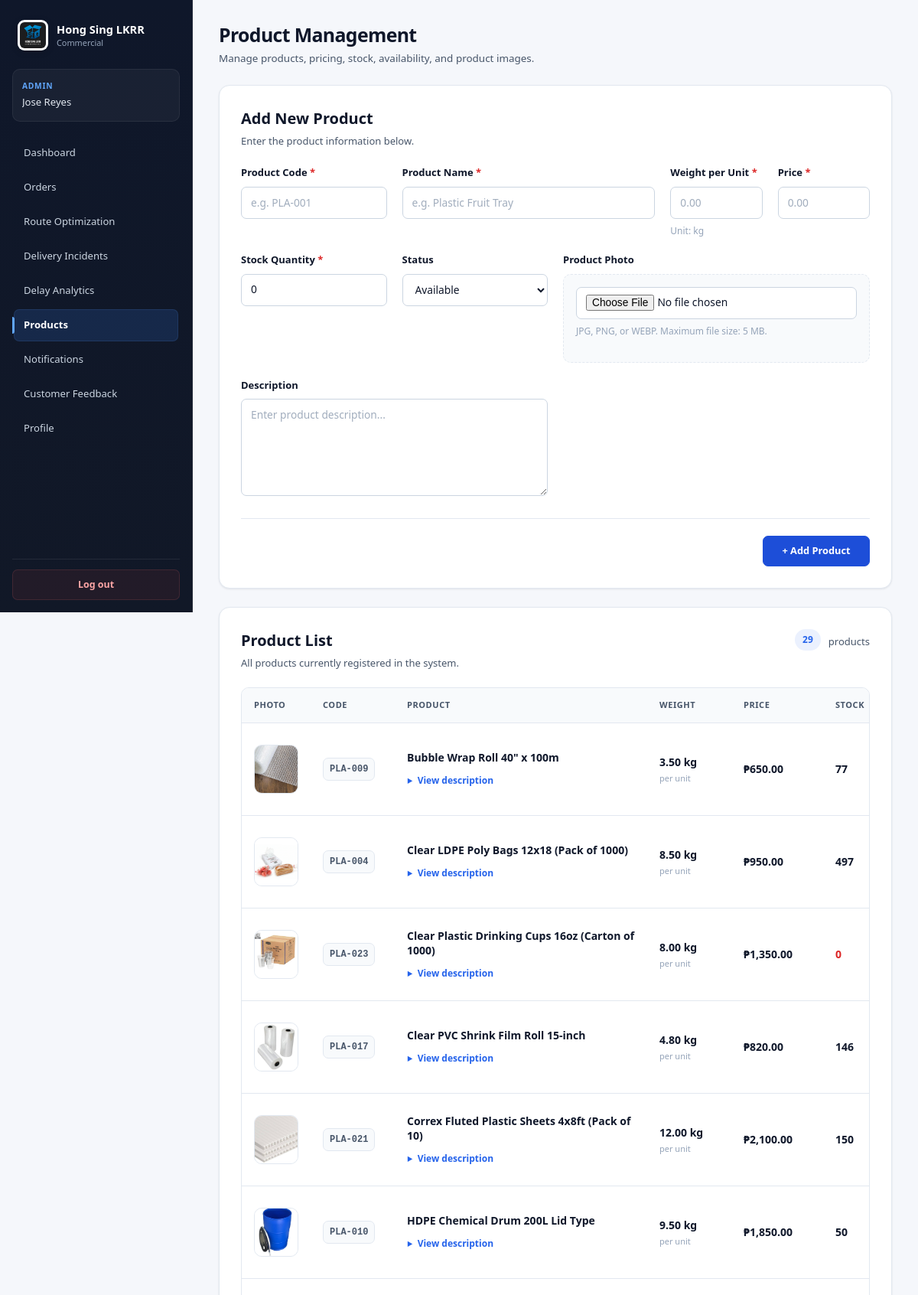
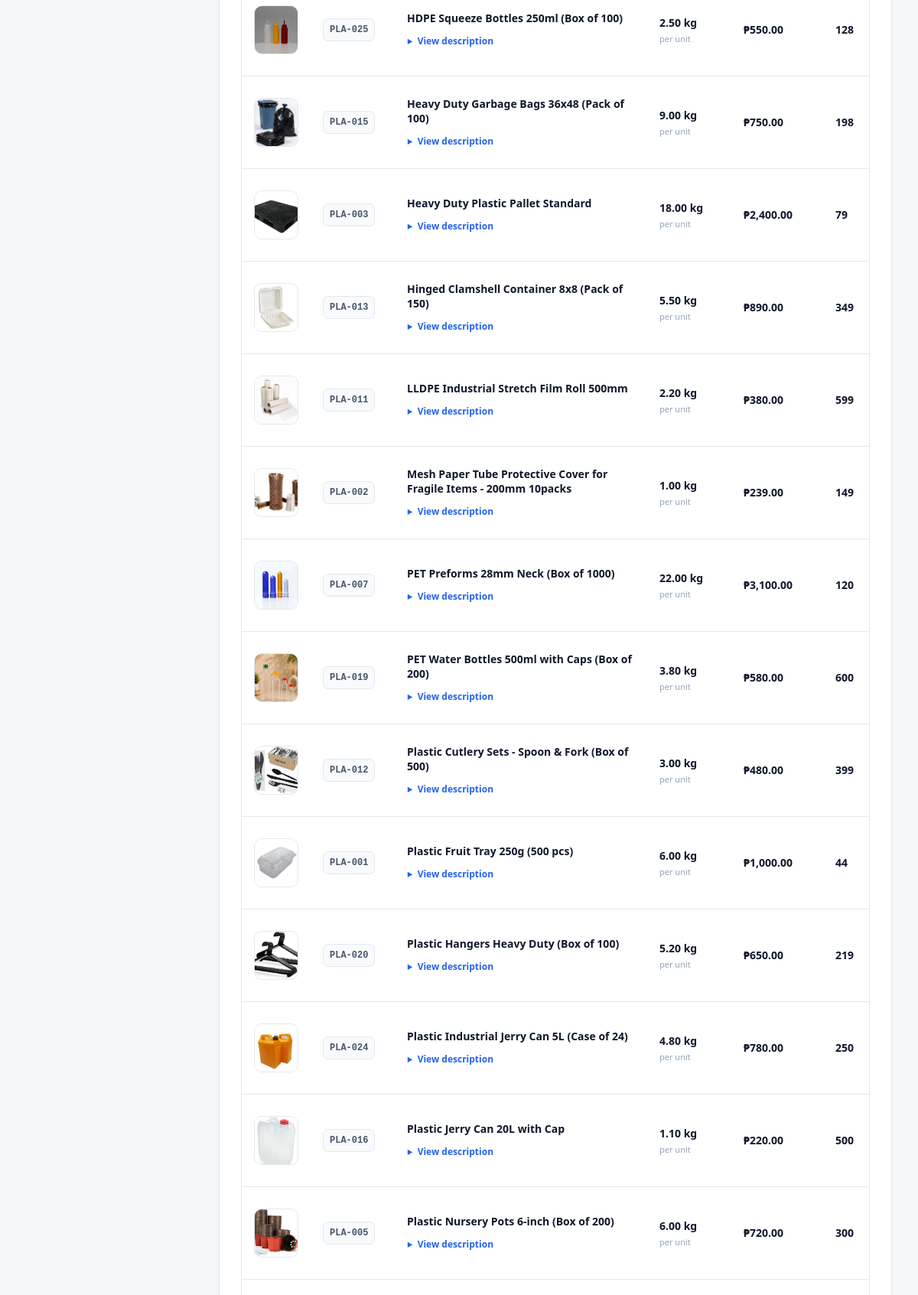
Page /admin/products.php (signed in, upper part) on the committed database (2 pictures, top to bottom).
### tables this page shows
CREATE TABLE `product` (
  `product_id` int(11) NOT NULL,
  `product_code` varchar(50) DEFAULT NULL,
  `product_name` varchar(150) NOT NULL,
  `description` text DEFAULT NULL,
  `product_image` varchar(255) DEFAULT NULL,
  `price` decimal(10,2) NOT NULL DEFAULT 0.00,
  `weight_kg` decimal(10,2) NOT NULL DEFAULT 0.00,
  `stock_quantity` int(11) NOT NULL DEFAULT 0,
  `status` enum('Available','Unavailable') NOT NULL DEFAULT 'Available',
  `created_at` datetime NOT NULL DEFAULT current_timestamp(),
  `updated_at` datetime NOT NULL DEFAULT current_timestamp() ON UPDATE current_timestamp()
);

### admin/products.php (the view, shortened to what this page needs)
<?php
$db = Database::getConnection();
$uploadWebPath   = BASE_URL . 'assets/uploads/products/';
$stmt = $db->query("
    SELECT
        product_id,
        product_code,
        product_name,
        description,
        product_image,
        price,
        weight_kg,
        stock_quantity,
        status,
        created_at,
        updated_at
    FROM product
    ORDER BY product_name ASC
");
$products =
    $stmt->fetchAll(PDO::FETCH_ASSOC);
?>
<!DOCTYPE html>
<html lang="en">
<head>
    <link
        rel="stylesheet"
        href="<?= BASE_URL ?>assets/css/theme.css"
    >
</head>
<body>
<?php
require __DIR__ . '/../includes/header.php';
?>
<main class="app-main">
    <div class="products-page">
        <div class="page-header">
            <div>
                <h1>
                    Product Management
                </h1>
                <p>
                    Manage products, pricing, stock, availability,
                    and product images.
                </p>
            </div>
        </div>
        <section class="card product-section add-product-card">
            <div class="product-section-header">
                <div>
                    <h2 class="product-section-title">
                        Add New Product
                    </h2>
                    <p class="product-section-subtitle">
                        Enter the product information below.
                    </p>
                </div>
            </div>
            <form
                method="POST"
                enctype="multipart/form-data"
            >
                <div class="product-form-grid">
                    <div class="product-field field-code">
                        <label for="product_code">
                            Product Code
                            <span class="required">*</span>
                        </label>
                        <input
                            type="text"
                            name="product_code"
                            id="product_code"
                            class="form-input"
                            placeholder="e.g. PLA-001"
                            required
                        >
                    </div>
                    <div class="product-field field-name">
                        <label for="product_name">
                            Product Name
                            <span class="required">*</span>
                        </label>
                        <input
                            type="text"
                            name="product_name"
                            id="product_name"
                            class="form-input"
                            placeholder="e.g. Plastic Fruit Tray"
                            required
                        >
                    </div>
                    <div class="product-field field-weight">
                        <label for="weight_kg">
                            Weight per Unit
                            <span class="required">*</span>
                        </label>
                        <input
                            type="number"
                            name="weight_kg"
                            id="weight_kg"
                            class="form-input"
                            step="0.01"
                            min="0.01"
                            placeholder="0.00"
                            required
                        >
                        <small>
                            Unit: kg
                        </small>
                    </div>
                    <div class="product-field field-price">
                        <label for="price">
                            Price
                            <span class="required">*</span>
                        </label>
                        <input
                            type="number"
                            name="price"
                            id="price"
                            class="form-input"
                            step="0.01"
                            min="0"
                            placeholder="0.00"
                            required
                        >
                    </div>
                    <div class="product-field field-stock">
                        <label for="stock_quantity">
                            Stock Quantity
                            <span class="required">*</span>
                        </label>
                        <input
                            type="number"
                            name="stock_quantity"
                            id="stock_quantity"
                            class="form-input"
                            min="0"
                            value="0"
                            required
                        >
                    </div>
                    <div class="product-field field-status">
                        <label for="status">
                            Status
                        </label>
                        <select
                            name="status"
                            id="status"
                            class="form-input"
                        >
                            <option value="Available">
                                Available
                            </option>
                        </select>
                    </div>
                    <div class="product-field field-image">
                        <label for="product_image">
                            Product Photo
                        </label>
                        <div class="image-upload-box">
                            <input
                                type="file"
                                name="product_image"
                                id="product_image"
                                class="form-input"
                                accept="image/jpeg,image/png,image/webp"
                            >
                            <small>
                                JPG, PNG, or WEBP.
                                Maximum file size: 5 MB.
                            </small>
                        </div>
                    </div>
                    <div class="product-field field-description">
                        <label for="description">
                            Description
                        </label>
                        <textarea
                            name="description"
                            id="description"
                            class="form-input"
                            rows="5"
                            placeholder="Enter product description..."
                        ></textarea>
                    </div>
                </div>
                <div class="product-form-actions">
                    <button
                        type="submit"
                        name="add_product"
                        class="btn-primary"
                    >
                        + Add Product
                    </button>
                </div>
            </form>
        </section>
        <section class="card product-section product-list-card">
            <div class="product-section-header">
                <div>
                    <h2 class="product-section-title">
                        Product List
                    </h2>
                    <p class="product-section-subtitle">
                        All products currently registered in the system.
                    </p>
                </div>
                <div class="product-list-summary">
                    <span class="product-count">
                        <?= count($products) ?>
                    </span>
                    <span class="product-section-subtitle">
                        product<?= count($products) === 1 ? '' : 's' ?>
                    </span>
                </div>
            </div>
            <?php if (empty($products)): ?>
                <div class="product-empty">
                    <div class="product-empty-icon">
                        +
                    </div>
                    <h3 class="product-empty-title">
                        No products yet
                    </h3>
                    <p class="product-empty-text">
                        Add your first product using the form above.
                    </p>
                </div>
            <?php else: ?>
                <div class="product-table-wrapper">
                    <table class="product-table">
                        <thead>
                            <tr>
                                <th>
                                    Photo
                                </th>
                                <th>
                                    Code
                                </th>
                                <th>
                                    Product
                                </th>
                                <th>
                                    Weight
                                </th>
                                <th>
                                    Price
                                </th>
                                <th>
                                    Stock
                                </th>
                            </tr>
                        </thead>
                        <tbody>
                        <?php foreach ($products as $product): ?>
                            <tr>
                                <td>
                                    <?php if (
                                        !empty($product['product_image'])
                                    ): ?>
                                        <img
                                            src="<?= $uploadWebPath . htmlspecialchars(
                                                $product['product_image']
                                            ) ?>"
                                            alt="<?= htmlspecialchars(
                                                $product['product_name']
                                            ) ?>"
                                            class="product-list-image"
                                        >
                                    <?php else: ?>
                                        <div class="image-placeholder">
                                            No Photo
                                        </div>
                                    <?php endif; ?>
                                </td>
                                <td>
                                    <span class="product-code">
                                        <?= htmlspecialchars(
                                            $product['product_code']
                                        ) ?>
                                    </span>
                                </td>
                                <td>
                                    <div class="product-info">
                                        <span class="product-name">
                                            <?= htmlspecialchars(
                                                $product['product_name']
                                            ) ?>
                                        </span>
                                        <?php if (
                                            !empty($product['description'])
                                        ): ?>
                                            <details class="product-description">
                                                <summary>
                                                    View description
                                                </summary>
                                            </details>
                                        <?php endif; ?>
                                    </div>
                                </td>
                                <td>
                                    <span class="product-weight">
                                        <?= number_format(
                                            (float)$product['weight_kg'],
                                            2
                                        ) ?>
                                        kg
                                    </span>
                                    <span class="product-unit">
                                        per unit
                                    </span>
                                </td>
                                <td>
                                    <span class="product-price">
                                        ₱<?= number_format(
                                            (float)$product['price'],
                                            2
                                        ) ?>
                                    </span>
                                </td>
                                <td>
                                    <?php
                                    $stock = (int)$product['stock_quantity'];
                                    $stockClass = '';
                                    if ($stock === 0) {
                                        $stockClass = 'stock-out';
                                    } elseif ($stock <= 5) {
                                        $stockClass = 'stock-low';
                                    }
                                    ?>
                                    <span
                                        class="stock-number <?= $stockClass ?>"
                                    >
                                        <?= $stock ?>
                                    </span>
                                </td>
                            </tr>
                        <?php endforeach; ?>
                        </tbody>
                    </table>
                </div>
            <?php endif; ?>
        </section>
    </div>
</main>
</body>
</html>

### rows in the picture
product: product_image (picture), product_code "PLA-009", product_name "Bubble Wrap Roll 40\" x 100m", weight_kg "3.50", price "650.00", stock_quantity "77"
product: product_image (picture), product_code "PLA-004", product_name "Clear LDPE Poly Bags 12x18 (Pack of 1000)", weight_kg "8.50", price "950.00", stock_quantity "497"
product: product_image (picture), product_code "PLA-023", product_name "Clear Plastic Drinking Cups 16oz (Carton of 1000)", weight_kg "8.00", price "1,350.00", stock_quantity "0"
product: product_image (picture), product_code "PLA-017", product_name "Clear PVC Shrink Film Roll 15-inch", weight_kg "4.80", price "820.00", stock_quantity "146"
product: product_image (picture), product_code "PLA-021", product_name "Correx Fluted Plastic Sheets 4x8ft (Pack of 10)", weight_kg "12.00", price "2,100.00", stock_quantity "150"
product: product_image (picture), product_code "PLA-010", product_name "HDPE Chemical Drum 200L Lid Type", weight_kg "9.50", price "1,850.00", stock_quantity "50"
product: product_image (picture), product_code "PLA-025", product_name "HDPE Squeeze Bottles 250ml (Box of 100)", weight_kg "2.50", price "550.00", stock_quantity "128"
product: product_image (picture), product_code "PLA-015", product_name "Heavy Duty Garbage Bags 36x48 (Pack of 100)", weight_kg "9.00", price "750.00", stock_quantity "198"
product: product_image (picture), product_code "PLA-003", product_name "Heavy Duty Plastic Pallet Standard", weight_kg "18.00", price "2,400.00", stock_quantity "79"
product: product_image (picture), product_code "PLA-013", product_name "Hinged Clamshell Container 8x8 (Pack of 150)", weight_kg "5.50", price "890.00", stock_quantity "349"
product: product_image (picture), product_code "PLA-011", product_name "LLDPE Industrial Stretch Film Roll 500mm", weight_kg "2.20", price "380.00", stock_quantity "599"
product: product_image (picture), product_code "PLA-002", product_name "Mesh Paper Tube Protective Cover for Fragile Items - 200mm 10packs", weight_kg "1.00", price "239.00", stock_quantity "149"
product: product_image (picture), product_code "PLA-007", product_name "PET Preforms 28mm Neck (Box of 1000)", weight_kg "22.00", price "3,100.00", stock_quantity "120"
product: product_image (picture), product_code "PLA-019", product_name "PET Water Bottles 500ml with Caps (Box of 200)", weight_kg "3.80", price "580.00", stock_quantity "600"
product: product_image (picture), product_code "PLA-012", product_name "Plastic Cutlery Sets - Spoon & Fork (Box of 500)", weight_kg "3.00", price "480.00", stock_quantity "399"
product: product_image (picture), product_code "PLA-001", product_name "Plastic Fruit Tray 250g (500 pcs)", weight_kg "6.00", price "1,000.00", stock_quantity "44"
product: product_image (picture), product_code "PLA-020", product_name "Plastic Hangers Heavy Duty (Box of 100)", weight_kg "5.20", price "650.00", stock_quantity "219"
product: product_image (picture), product_code "PLA-024", product_name "Plastic Industrial Jerry Can 5L (Case of 24)", weight_kg "4.80", price "780.00", stock_quantity "250"
product: product_image (picture), product_code "PLA-016", product_name "Plastic Jerry Can 20L with Cap", weight_kg "1.10", price "220.00", stock_quantity "500"
product: product_image (picture), product_code "PLA-005", product_name "Plastic Nursery Pots 6-inch (Box of 200)", weight_kg "6.00", price "720.00", stock_quantity "300"

### other values in the picture
currentRole() "ADMIN"
$_SESSION['full_name'] "Jose Reyes"
$item['label'] "Dashboard"
$item['label'] "Orders"
$item['label'] "Route Optimization"
$item['label'] "Delivery Incidents"
$item['label'] "Delay Analytics"
$item['label'] "Products"
$item['label'] "Notifications"
$item['label'] "Customer Feedback"
$item['label'] "Profile"
count($products) "29"
